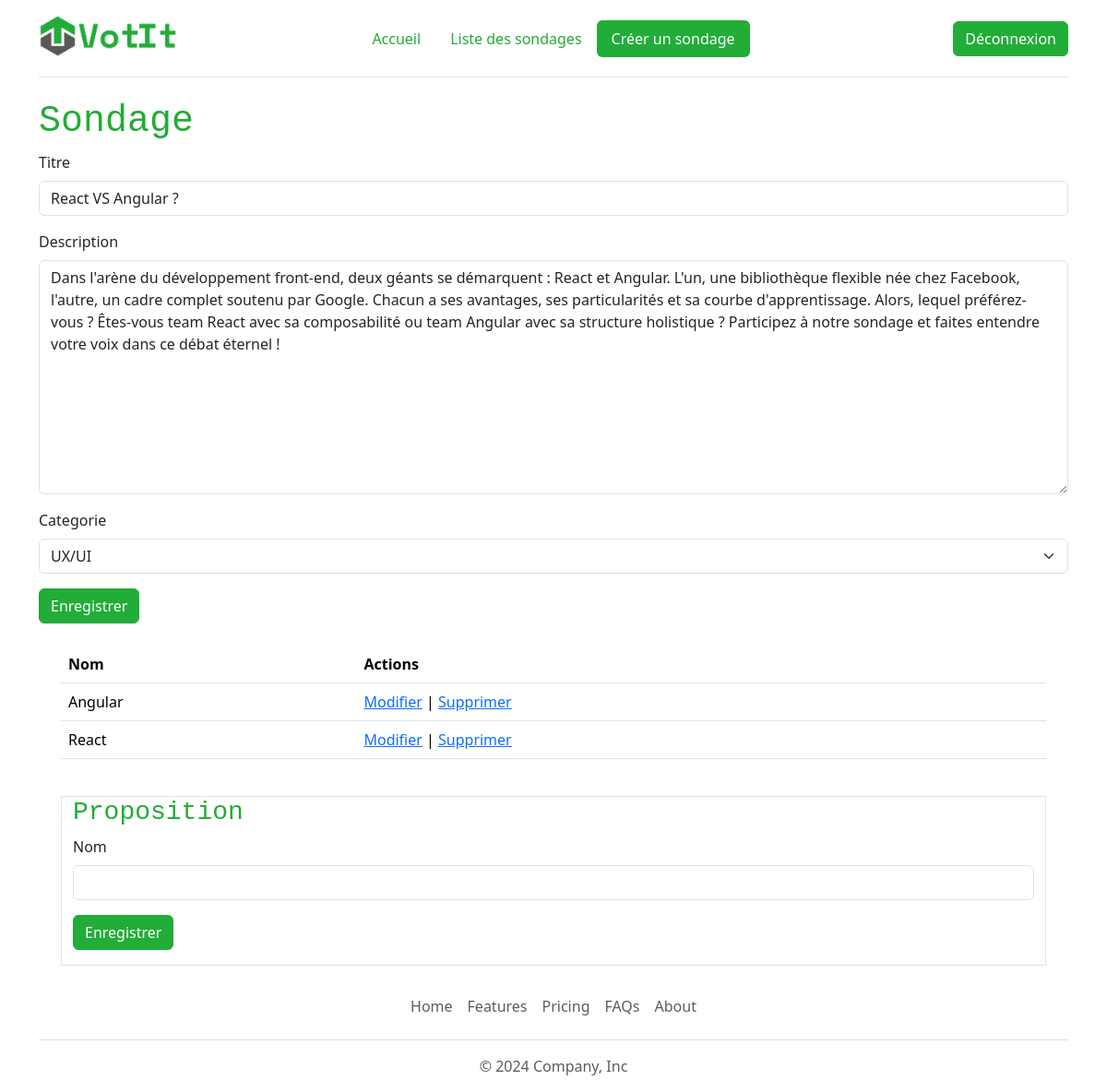
The page /ajout_modification_sondage.php?id=2 (signed in) on the database its author committed.
### tables this page shows
CREATE TABLE IF NOT EXISTS `poll` (
  `id` int(11) UNSIGNED NOT NULL AUTO_INCREMENT,
  `title` varchar(255) NOT NULL,
  `description` text NOT NULL,
  `user_id` int(10) UNSIGNED NOT NULL,
  `category_id` int(11) UNSIGNED NOT NULL,
  PRIMARY KEY (`id`),
  KEY `user_id` (`user_id`),
  KEY `category_id` (`category_id`)
);

CREATE TABLE IF NOT EXISTS `poll_item` (
  `id` int(11) UNSIGNED NOT NULL AUTO_INCREMENT,
  `name` varchar(255) NOT NULL,
  `poll_id` int(11) UNSIGNED NOT NULL,
  PRIMARY KEY (`id`),
  KEY `poll_id` (`poll_id`)
);

### lib/poll.php (called while the page is built, shortened)
<?php
function getPollByID(PDO $pdo, int $id): array|bool
{
    $query  = $pdo->prepare('SELECT * FROM poll WHERE id = :id');
    $query->bindValue(':id', $id, PDO::PARAM_INT);
    $query->execute();
    return $query->fetch(PDO::FETCH_ASSOC);
}
function getPollItems(PDO $pdo, int $id): array
{
    $query = $pdo->prepare('SELECT *
    FROM `poll_item`
    WHERE poll_id = :id
    ORDER BY name ASC ');
    $query->bindValue(':id', $id, PDO::PARAM_INT);
    $query->execute();
    return $query->fetchAll(PDO::FETCH_ASSOC);
}

### lib/category.php (called while the page is built)
<?php
function getCategories(PDO $pdo)
{
    $query = $pdo->prepare("SELECT * FROM category");
    $query->execute();
    return $query->fetchAll(PDO::FETCH_ASSOC);
}

### ajout_modification_sondage.php (the view, shortened to what this page needs)
<?php
require_once('lib/required_files.php');
require_once('lib/poll.php');
require_once('lib/category.php');
require_once('templates/header.php');
$categories = getCategories($pdo);
$poll = [
    'title' => '',
    'description' => '',
    'category_id' => '',
];
$item = [
    'id' => null,
    'name' => '',
];
if (isset($_GET['id'])) {
    $poll = getPollByID($pdo, (int)$_GET['id']);
    $items = getPollItems($pdo, (int)$_GET['id']);
}
?>
<h1>Sondage</h1>
<form method="post">
    <div class="mb-3">
        <label for="title" class="form-label">Titre</label>
        <input type="text" name="title" id="title" class="form-control" value="<?= $poll['title'] ?>" ?>
    </div>
    <div class="mb-3">
        <label for="description" class="form-label">Description</label>
        <textarea name="description" id="description" cols="30" rows="10" class="form-control"><?= $poll['description'] ?></textarea>
    </div>
    <div class="mb-3">
        <label for="category_id" class="form-label">Categorie</label>
        <select name="category_id" id="category_id" class="form-select">
            <?php foreach ($categories as $category) { ?>
                <option <?php if ($category['id'] && $poll) {
                            echo 'selected=selected';
                        } ?> value="<?= $category['id'] ?>"><?= $category['name'] ?></option>
            <?php } ?>
        </select>
    </div>
    <div class="mb-3">
        <input type="submit" value="Enregistrer" name="savePoll" class="btn btn-primary">
    </div>
</form>
<?php if (!isset($_GET['id'])) { ?>
    <div class="alert alert-warning" role="alert">
        Après avoir enregistré le sondage, vous pourrez ajouter des propositions
    </div>
<?php } else { ?>
    <div class="row m-4">
        <table class="table">
            <thead>
                <tr>
                    <th scope="col">Nom</th>
                    <th scope="col">Actions</th>
                </tr>
            </thead>
            <tbody>
                <?php foreach ($items as $pollItem) { ?>
                    <tr>
                        <td><?= $pollItem['name'] ?></td>
                        <td><a href="ajout_modification_sondage.php?id=<?= $_GET['id'] ?>&item_id=<?= $pollItem['id'] ?>&action=edit">Modifier</a>
                            | <a href="ajout_modification_sondage.php?id=<?= $_GET['id'] ?>&item_id=<?= $pollItem['id'] ?>&action=delete" onclick="return confirm('Êtes-vous sûr de vouloir supprimer cet article ?')">Supprimer</a></td>
                    </tr>
                <?php } ?>
            </tbody>
        </table>
    </div>
    <div class="row m-4">
        <form method="post" class="border">
            <h3>Proposition</h3>
            <div class="mb-3">
                <label for="name" class="form-label">Nom</label>
                <input type="text" name="name" id="name" class="form-control" value="<?= $item['name'] ?>">
            </div>
            <div class="mb-3">
                <input type="submit" name="saveItem" class="btn btn-primary" value="Enregistrer">
            </div>
        </form>
    </div>
<?php } ?>
<?php require_once('templates/footer.php'); ?>

### rows shown on the page
poll: title "React VS Angular ?", description "Dans l'arène du développement front-end, deux géants se démarquent : React et Angular. L'un, une bibliothèque flexible née chez Facebook, l'autre, un cadre complet soutenu par Google. Chacun a ses avantages, ses particularités et sa courbe d'apprentissage. Alors, lequel préférez-vous ? Êtes-vous team React avec sa composabilité ou team Angular avec sa structure holistique ? Participez à notre sondage et faites entendre votre voix dans ce débat éternel !"
poll_item: name "Angular"
poll_item: name "React"

### other values the page prints
$titre "Accueil"
$titre "Liste des sondages"
$titre "Créer un sondage"
form field category_id "UX/UI"
